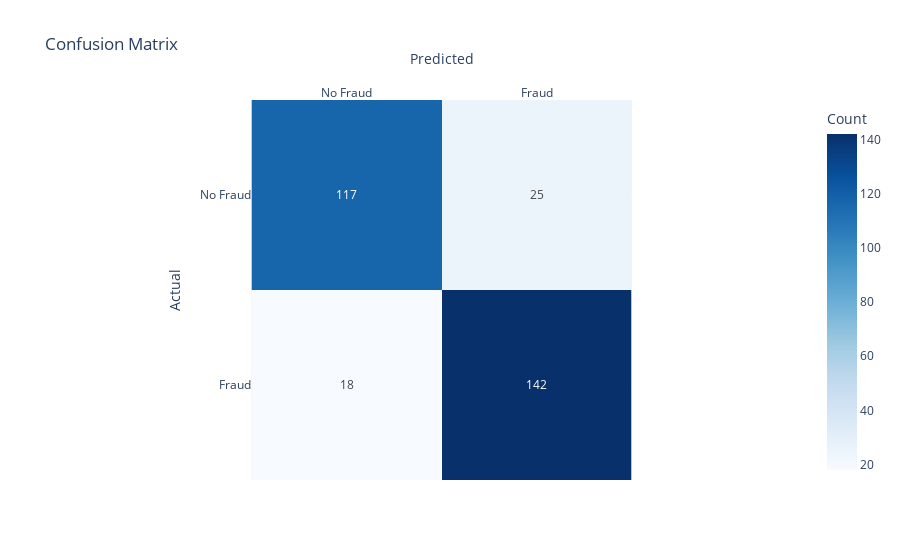

The cell this chart's notebook holds for it:
### Code cell
import plotly.express as px

# Create confusion matrix as a DataFrame
cm = confusion_matrix(y_test, y_pred)
cm_df = pd.DataFrame(cm, index=['No Fraud', 'Fraud'], columns=['No Fraud', 'Fraud'])

# Plot interactive confusion matrix
fig = px.imshow(cm_df, 
                text_auto=True, 
                color_continuous_scale='Blues', 
                labels=dict(x="Predicted", y="Actual", color="Count"),
                title="Confusion Matrix")
fig.update_xaxes(side="top")
fig.show()

### Figure 1 — Plotly figure (JSON) as saved in the notebook; plotly's stock layout.template omitted (floating-point values rounded to 4 significant figures)
{"data": [{"coloraxis": "coloraxis", "hovertemplate": "Predicted: %{x}<br>Actual: %{y}<br>Count: %{z}<extra></extra>", "name": "0", "texttemplate": "%{z}", "type": "heatmap", "x": ["No Fraud", "Fraud"], "xaxis": "x", "y": ["No Fraud", "Fraud"], "yaxis": "y", "z": [[117, 25], [18, 142]]}], "layout": {"coloraxis": {"colorbar": {"title": {"text": "Count"}}, "colorscale": [[0, "rgb(247,251,255)"], [0.125, "rgb(222,235,247)"], [0.25, "rgb(198,219,239)"], [0.375, "rgb(158,202,225)"], [0.5, "rgb(107,174,214)"], [0.625, "rgb(66,146,198)"], [0.75, "rgb(33,113,181)"], [0.875, "rgb(8,81,156)"], [1, "rgb(8,48,107)"]]}, "title": {"text": "Confusion Matrix"}, "xaxis": {"anchor": "y", "constrain": "domain", "domain": [0, 1], "scaleanchor": "y", "side": "top", "title": {"text": "Predicted"}}, "yaxis": {"anchor": "x", "autorange": "reversed", "constrain": "domain", "domain": [0, 1], "title": {"text": "Actual"}}}}
